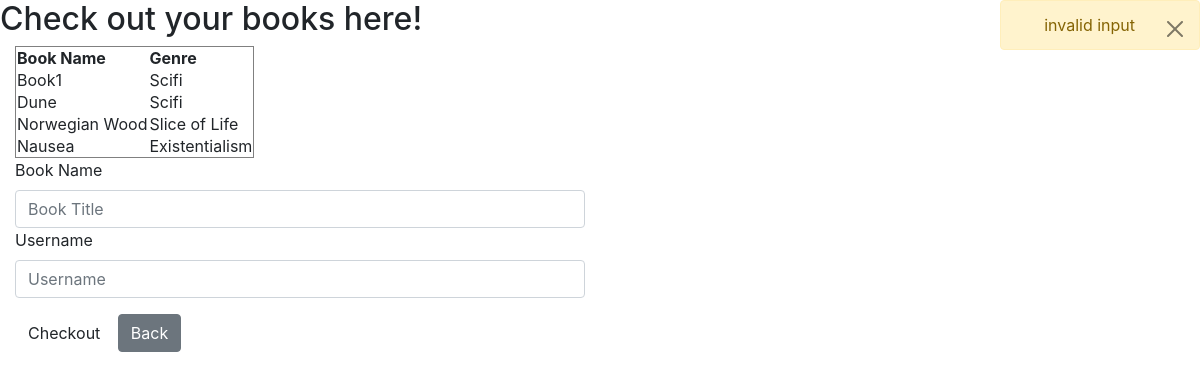
/checkout/ (signed in), run on the app's committed database.
### website/settings/roles.py (models this page shows)
class Book_data(db.Model):
    id = db.Column(db.Integer, primary_key=True)
    book_title = db.Column(db.String(20),nullable=False)
    book_genre = db.Column(db.String(20), nullable=False)

### website/routes.py (the view)
@myapp_obj.route('/checkout/', methods=['GET', 'POST'])
@login_required
def checkout_book():
    form = checkout_book_form()
    if form.validate_on_submit():
        user_id = current_user.id
        book_ttl = Book_data.query.filter_by(book_ttl=form.book_checkout.data).first()
        print(book_ttl)
        if book_ttl is None:
            flash("Book not found.")
        else:
            checkout = checkout_books_role(username=current_user.username, bookname=book_ttl.book_title, returndate=datetime.now() + timedelta(days=7))
            db.session.add(checkout)
            db.session.delete(book_ttl)
            db.session.commit()
    else:
        flash('invalid input')
    books = Book_data.query.all()
    return render_template('checkout_books.html', form=form, books=books)

### website/settings/forms.py
class checkout_book_form(FlaskForm):
    username = StringField('Username', validators=[DataRequired()])
    book_checkout = StringField('Book Title', validators=[DataRequired()])
    submit = SubmitField('Checkout')

### website/routes.py (called while the page is built)
@myapp_obj.before_request
def create_db():
    db.create_all()

### website/templates/checkout_books.html (shortened to what this page needs)
{% extends "base.html"%}
{% block content %}
<html lang="en" data-bs-theme="auto">
  <head><script src="../assets/js/color-modes.js"></script>
    <link rel="stylesheet" href="https://cdn.jsdelivr.net/npm/@docsearch/css@3">
<link href="../assets/dist/css/bootstrap.min.css" rel="stylesheet">
    <link href="https://cdn.jsdelivr.net/npm/bootstrap-icons@1.10.5/font/bootstrap-icons.min.css" rel="stylesheet">
    <link href="dashboard.css" rel="stylesheet">
  </head>
<div class="sidenav">
         <div class="login-main-text">
            <h2>Check out your books here!</h2>
         </div>
      </div>
      <div class="main">
         <div class="col-md-6 col-sm-12">
	     <table border="1">
              <thead>
                 <tr>
                  <th>Book Name</th>
                  <th>Genre</th>
                </tr>
              </thead>
             <tbody>
            {% for book in books %}
                <tr>
                    <td>{{ book.book_title }}</td>
                    <td>{{ book.book_genre }}</td></tr>
            {% endfor %}
        </tbody>
    </table>
            <div class="login-form">
               <form action="/checkout/" method="POST" novalidate>
                  <div class="form-group">
                     <label>Book Name</label>
                     {{form.book_checkout(type="text", class="form-control", placeholder="Book Title")}}
                     <label>Username</label>
		     {{form.username(type="text", class="form-control", placeholder="Username")}}
                  </div>
                  {{form.submit(type="submit", class="btn btn-black")}}
                  <a href="{{ url_for('home') }}" class="btn btn-secondary">Back</a>
               </form>
            </div>
         </div>
      </div>
{% endblock %}

### data on the page
Book_data: book_title "Book1", book_genre "Scifi"
Book_data: book_title "Dune", book_genre "Scifi"
Book_data: book_title "Norwegian Wood", book_genre "Slice of Life"
Book_data: book_title "Nausea", book_genre "Existentialism"

### other printed values
{{ messages }} "invalid input"
